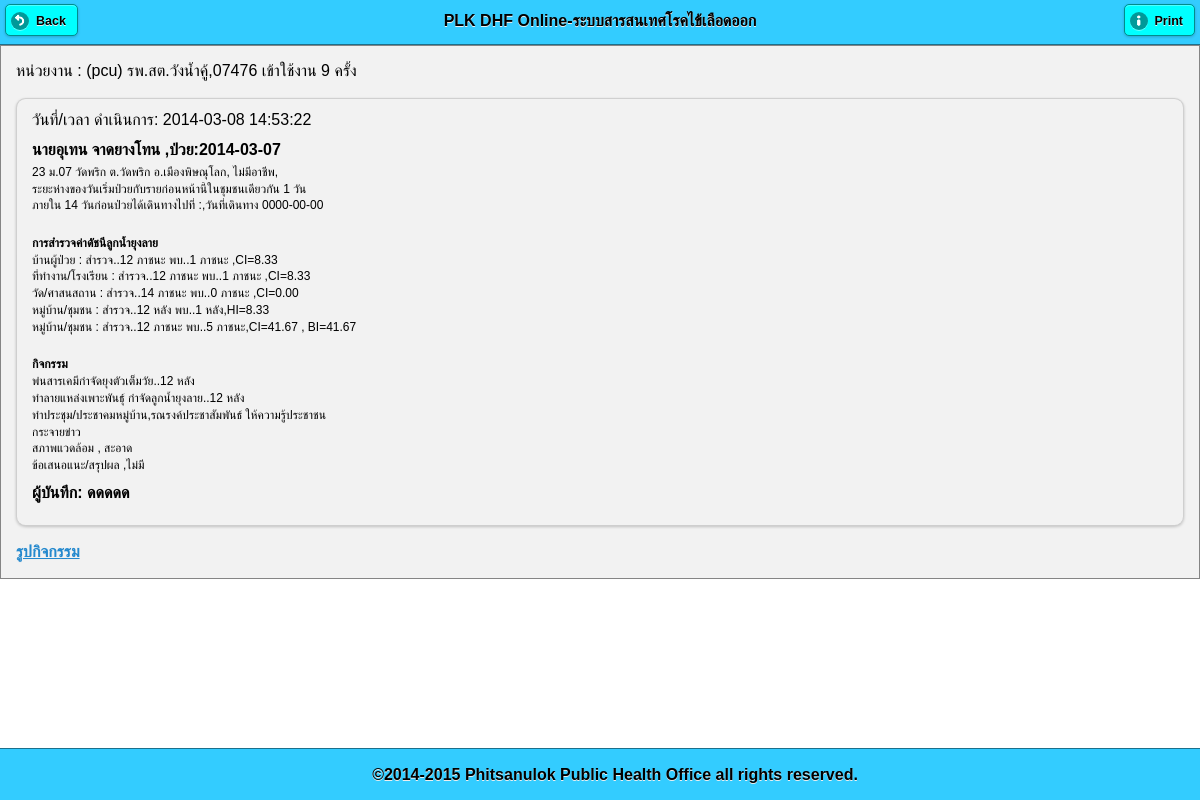
/pt_info_home.php?pid=1125114030823333333&id=5 (signed in), run on the app's committed database.
### tables this page shows
CREATE TABLE `patient_home` (
  `id` int(11) NOT NULL auto_increment,
  `pid` varchar(255) NOT NULL,
  `datetime_do` datetime NOT NULL default '0000-00-00 00:00:00',
  `lat` varchar(25) default NULL,
  `lng` varchar(25) default NULL,
  `occupat` varchar(255) default NULL,
  `school_workplace` varchar(255) default NULL,
  `date_ill_diff` varchar(11) default NULL,
  `travel_to` varchar(255) default NULL,
  `date_travel` date default NULL,
  `s1` varchar(255) default NULL,
  `f1` varchar(255) default NULL,
  `ci1` varchar(255) default NULL,
  `s2` varchar(255) default NULL,
  `f2` varchar(255) default NULL,
  `ci2` varchar(255) default NULL,
  `s3` varchar(255) default NULL,
  `f3` varchar(255) default NULL,
  `ci3` varchar(255) default NULL,
  `s4` varchar(255) default NULL,
  `f4` varchar(255) default NULL,
  `hi` varchar(255) default NULL,
  `s5` varchar(255) default NULL,
  `f5` varchar(255) default NULL,
  `ci` varchar(255) default NULL,
  `bi` varchar(255) default NULL,
  `chk_spray` varchar(255) default NULL,
  `num_spray_home` varchar(255) default NULL,
  `chk_destroy` varchar(255) default NULL,
  `num_destroy_home` varchar(255) default NULL,
  `chk_meeting` varchar(255) default NULL,
  `chk_campaign` varchar(255) default NULL,
  `chk_other` varchar(255) default NULL,
  `note_other` varchar(255) default NULL,
  `note_env` varchar(255) default NULL,
  `note_sum` varchar(255) default NULL,
  `reporter` varchar(255) default NULL,
  `img_act` varchar(255) default NULL,
  PRIMARY KEY  (`id`)
);

CREATE TABLE `patient_hos` (
  `pid` varchar(100) NOT NULL default '',
  `datetime_send` datetime default NULL,
  `office_own` varchar(5) default NULL,
  `user_own` varchar(50) default NULL,
  `hn` varchar(100) default NULL,
  `prename` varchar(100) default NULL,
  `sex` varchar(25) default NULL,
  `name` varchar(100) default NULL,
  `lname` varchar(100) default NULL,
  `cid` varchar(100) default NULL,
  `bdate` date default NULL,
  `agey` varchar(100) default NULL,
  `agem` varchar(100) default NULL,
  `pt_tel` varchar(100) default NULL,
  `family` varchar(255) default NULL,
  `occupat` varchar(100) default NULL,
  `school_workplace` varchar(255) default NULL,
  `code506` varchar(100) default NULL,
  `icd10` varchar(100) default NULL,
  `pt_type` varchar(100) default NULL,
  `doctor` varchar(100) default NULL,
  `date_dx` date default NULL,
  `time_dx` time default NULL,
  `date_ill` date default NULL,
  `date_found` date default NULL,
  `pt_status` varchar(100) default NULL,
  `symtom` varchar(255) default NULL,
  `refer_from` varchar(255) default NULL,
  `date_refer` date default NULL,
  `amp` varchar(4) default NULL,
  `tmb` varchar(6) default NULL,
  `moo` varchar(8) default NULL,
  `road` varchar(100) default NULL,
  `addr` varchar(100) default NULL,
  `soi` varchar(100) default NULL,
  `villa` varchar(100) default NULL,
  `lab_wbc` varchar(100) default NULL,
  `note_text` varchar(255) default NULL,
  `lab_plt` varchar(100) default NULL,
  `lab_hct1` varchar(100) default NULL,
  `lab_hct2` varchar(100) default NULL,
  `lab_hct_diff` varchar(100) default NULL,
  `lab_tt` varchar(100) default NULL,
  `send_to_amp` varchar(4) default NULL,
  `sender` varchar(255) default NULL,
  `img_pt` varchar(255) default NULL,
  `send_back_by` varchar(25) default NULL,
  PRIMARY KEY  (`pid`)
);

### pt_info_home.php (the view, shortened to what this page needs)
<!DOCTYPE html>
<html>
    <head>
        <?php require 'lib.php'; ?>
    </head>
    <body>
        <?php
        $sql = "SELECT  CONCAT(pt.prename,pt.`name`,' ',pt.lname) as fullname,pt.date_ill,
CONCAT(pt.addr,' ม.',SUBSTR(pt.moo,7,2),'  ',moo.`name`,'  ต.',tmb.`name`,'  อ.',amp.`name`) as address,
ph.*
from patient_home ph
LEFT JOIN patient_hos pt on pt.pid = ph.pid
LEFT JOIN moo moo on moo.`code` = pt.moo
LEFT JOIN tmb tmb on tmb.`code`=pt.tmb
LEFT JOIN amp amp on amp.`code` = pt.amp
where ph.pid='$_GET[pid]' and ph.id=$_GET[id]";
        $result = mysql_query($sql);
        $row = mysql_fetch_array($result);
        ?>
        <div data-role="page" id="page-1">
            <div data-role="header" data-position="fixed" data-theme="f">
                <a href="pt_info.php?pid=<?= $_GET[pid] ?>" rel="external"  data-icon="back">Back</a>
                <?php require 'txt_head.php'; ?>
                <a href="#" rel="external" onclick=" window.print();" data-icon="info">Print</a>
            </div>
            <div data-role="content" data-theme="f">
                <?php require 'office_title.php'; ?>
                <ul data-role="listview" data-inset="true">
                    <li data-role="fieldcontain">
                        วันที่/เวลา ดำเนินการ: <?= $row[datetime_do] ?>
                        <h3><?= $row[fullname] ?>  ,ป่วย:<?= $row[date_ill] ?></h3>
                        <p><?= $row[address] ?>, <?= $row[occupat] ?>,<?= $row[school_workplace] ?></p>
                        <p>
                            <?php
                            if (!empty($row[date_ill_diff])) {
                                echo "ระยะห่างของวันเริ่มป่วยกับรายก่อนหน้านี้ในชุมชนเดียวกัน $row[date_ill_diff] วัน";
                            }
                            ?>
                        </p>
                        <p>
                            ภายใน 14 วันก่อนป่วยได้เดินทางไปที่ :<?= $row[travel_to] ?>,วันที่เดินทาง <?= $row[date_travel] ?>
                        </p>
                        <br>
                        <p><b>การสำรวจค่าดัชนีลูกน้ำยุงลาย</b></p>
                        <p>บ้านผู้ป่วย : สำรวจ..<?= $row[s1] ?> ภาชนะ พบ..<?= $row[f1] ?> ภาชนะ ,CI=<?= $row[ci1] ?></p>
                        <p>ที่ทำงาน/โรงเรียน : สำรวจ..<?= $row[s2] ?> ภาชนะ พบ..<?= $row[f2] ?> ภาชนะ ,CI=<?= $row[ci2] ?></p>
                        <p>วัด/ศาสนสถาน : สำรวจ..<?= $row[s3] ?> ภาชนะ พบ..<?= $row[f3] ?> ภาชนะ ,CI=<?= $row[ci3] ?></p>
                        <p>หมู่บ้าน/ชุมชน : สำรวจ..<?= $row[s4] ?> หลัง พบ..<?= $row[f4] ?> หลัง,HI=<?= $row[hi] ?></p>
                        <p>หมู่บ้าน/ชุมชน : สำรวจ..<?= $row[s5] ?> ภาชนะ พบ..<?= $row[f5] ?> ภาชนะ,CI=<?= $row[ci] ?> , BI=<?= $row[bi] ?></p>
                        <br>
                        <p><b>กิจกรรม</b></p>
                        <p>พ่นสารเคมีกำจัดยุงตัวเต็มวัย..<?= $row[num_spray_home] ?> หลัง</p>
                        <p>ทำลายแหล่งเพาะพันธุ์ กำจัดลูกน้ำยุงลาย..<?= $row[num_destroy_home] ?> หลัง</p>
                        <p>
                            <?php
                            if (!empty($row[chk_meeting])) {
                                echo "ทำประชุม/ประชาคมหมู่บ้าน";
                            }
                            echo ",";
                            if (!empty($row[chk_campaign])) {
                                echo "รณรงค์ประชาสัมพันธ์ ให้ความรู้ประชาชน";
                            }
                            ?>
                        </p>
                        <p><?= $row[note_other] ?></p>
                        <p>สภาพแวดล้อม , <?= nl2br($row[note_env]); ?></p>
                        <p>ข้อเสนอแนะ/สรุปผล ,<?= nl2br($row[note_sum]); ?></p>
                        <h3> ผู้บันทึก: <?= $row[reporter] ?></h3>
                    </li>
                </ul>
                <a href="img_hm/<?= $row[img_act] ?>" target="_blank">รูปกิจกรรม</a>
            </div>
            <div data-role="footer" data-position="fixed" data-theme="f"  class="ui-bar" >
                <?php require 'txt_foot.php'; ?>
            </div>
        </div>
    </body>
</html>

### themes/theme.css (style rules this page uses)
html { font-size: 100%; }
body, input, select, textarea, button, .ui-btn { font-size: 1em; line-height: 1.3; font-family: sans-serif ; }
.ui-field-contain { border-bottom-color: #828282; border-bottom-color: rgba(0,0,0,.15); border-bottom-width: 1px; border-bottom-style: solid; }
.ui-btn, label.ui-btn { font-weight: bold; border-width: 1px; border-style: solid; }
.ui-btn:link { text-decoration: none !important; }
.ui-corner-all { -webkit-border-radius: .6em ; border-radius: .6em ; }
.ui-btn-corner-all, .ui-btn.ui-corner-all, .ui-slider-track.ui-corner-all, .ui-flipswitch.ui-corner-all, .ui-li-count { -webkit-border-radius: .3125em ; border-radius: .3125em ; }
.ui-btn-corner-all, .ui-corner-all { -webkit-background-clip: padding; background-clip: padding-box; }
.ui-shadow { -webkit-box-shadow: 0 1px 3px rgba(0,0,0,.2) ; -moz-box-shadow: 0 1px 3px rgba(0,0,0,.2) ; box-shadow: 0 1px 3px rgba(0,0,0,.2) ; }
.ui-btn-icon-left:after, .ui-btn-icon-right:after, .ui-btn-icon-top:after, .ui-btn-icon-bottom:after, .ui-btn-icon-notext:after { background-color: #666666 ; background-color: rgba(0,0,0,.3) ; background-position: center center; background-repeat: no-repeat; -webkit-border-radius: 1em; border-radius: 1em; }
.ui-overlay-c, .ui-page-theme-c, .ui-page-theme-c .ui-panel-wrapper { background: #f9f9f9 ; border-color: #bbbbbb ; color: #333333 ; text-shadow: 0 1px 0 #f3f3f3 ; }
.ui-body-c, .ui-page-theme-c .ui-body-inherit, html .ui-bar-c .ui-body-inherit, html .ui-body-c .ui-body-inherit, html body .ui-group-theme-c .ui-body-inherit, html .ui-panel-page-container-c { background: #ffffff ; border-color: #dddddd ; color: #333333 ; text-shadow: 0 1px 0 #f3f3f3 ; }
.ui-body-c { border-width: 1px; border-style: solid; }
.ui-page-theme-c a, html .ui-bar-c a, html .ui-body-c a, html body .ui-group-theme-c a { color: #3388cc ; font-weight: bold; }
.ui-page-theme-c .ui-btn, html .ui-bar-c .ui-btn, html .ui-body-c .ui-btn, html body .ui-group-theme-c .ui-btn, html head + body .ui-btn.ui-btn-c, .ui-page-theme-c .ui-btn:visited, html .ui-bar-c .ui-btn:visited, html .ui-body-c .ui-btn:visited, html body .ui-group-theme-c .ui-btn:visited, html head + body .ui-btn.ui-btn-c:visited { background: #f6f6f6 ; border-color: #dddddd ; color: #333333 ; text-shadow: 0 1px 0 #f3f3f3 ; }
.ui-bar-f, .ui-page-theme-f .ui-bar-inherit, html .ui-bar-f .ui-bar-inherit, html .ui-body-f .ui-bar-inherit, html body .ui-group-theme-f .ui-bar-inherit { background: #33ccff ; border-color: #1c708c ; color: #000000 ; text-shadow: 0 1px 0 #eeeeee ; font-weight: bold; }
.ui-bar-f { border-width: 1px; border-style: solid; }
.ui-body-f, .ui-page-theme-f .ui-body-inherit, html .ui-bar-f .ui-body-inherit, html .ui-body-f .ui-body-inherit, html body .ui-group-theme-f .ui-body-inherit, html .ui-panel-page-container-f { background: #f2f2f2 ; border-color: #858585 ; color: #000000 ; text-shadow: 0 1px 0 #eeeeee ; }
.ui-body-f { border-width: 1px; border-style: solid; }
.ui-page-theme-f a, html .ui-bar-f a, html .ui-body-f a, html body .ui-group-theme-f a { color: #000000 ; font-weight: bold; }
.ui-page-theme-f .ui-btn, html .ui-bar-f .ui-btn, html .ui-body-f .ui-btn, html body .ui-group-theme-f .ui-btn, html head + body .ui-btn.ui-btn-f, .ui-page-theme-f .ui-btn:visited, html .ui-bar-f .ui-btn:visited, html .ui-body-f .ui-btn:visited, html body .ui-group-theme-f .ui-btn:visited, html head + body .ui-btn.ui-btn-f:visited { background: #00ffff ; border-color: #008c8c ; color: #000000 ; text-shadow: 0 1px 0 #eeeeee ; }

### data on the page
patient_home: datetime_do "2014-03-08 14:53:22", patient_hos.date_ill "2014-03-07", occupat "ไม่มีอาชีพ", date_ill_diff "1", date_travel "0000-00-00", s1 "12", f1 "1", ci1 "8.33", s2 "12", f2 "1", ci2 "8.33", s3 "14", f3 "0", ci3 "0.00", s4 "12", f4 "1", hi "8.33", s5 "12", f5 "5", ci "41.67", bi "41.67", num_spray_home "12", num_destroy_home "12", note_other "กระจายข่าว", note_env "สะอาด", note_sum "ไม่มี", reporter "ดดดดด"

### other printed values
$_SESSION[login_level] "pcu"
$_SESSION[login_off_name] "รพ.สต.วังน้ำคู้"
$_SESSION[login_pcucode] "07476"
$_SESSION[login_count] "9"
$row[fullname] "นายอุเทน จาดยางโทน"
$row[address] "23 ม.07 วัดพริก ต.วัดพริก อ.เมืองพิษณุโลก"
